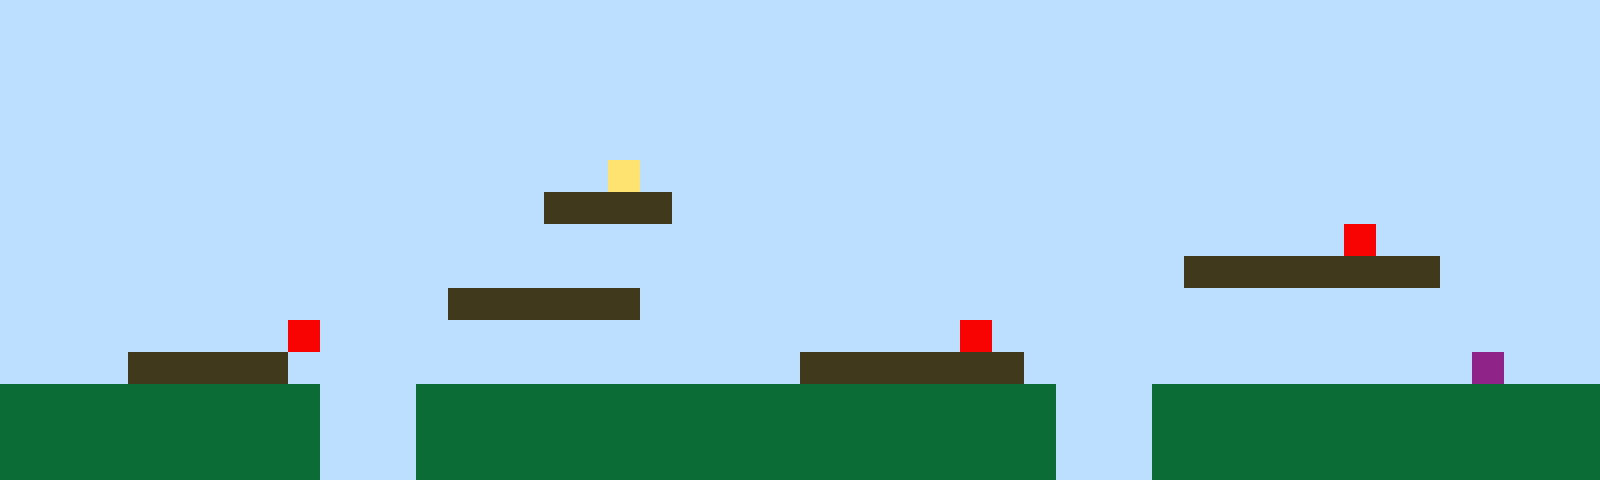

Below is a game level as drawn by its tile map, then a one-line description and the .tmx file that defines it, in full:
An orthogonal 50x15 tile map with 32x32 px tiles, 1 tile layer (Tile Layer 1).

<map version="1.10" tiledversion="1.11.2" orientation="orthogonal" renderorder="right-up" width="50" height="15" tilewidth="32" tileheight="32" infinite="0" nextlayerid="2" nextobjectid="1"><editorsettings><export target="map1.csv" format="csv" /></editorsettings><tileset firstgid="1" name="sprites" tilewidth="32" tileheight="32" tilecount="6" columns="3"><image source="sprites.png" width="96" height="64" /></tileset><layer id="1" name="Tile Layer 1" width="50" height="15"><data encoding="csv">1,1,1,1,1,1,1,1,1,1,1,1,1,1,1,1,1,1,1,1,1,1,1,1,1,1,1,1,1,1,1,1,1,1,1,1,1,1,1,1,1,1,1,1,1,1,1,1,1,1,1,1,1,1,1,1,1,1,1,1,1,1,1,1,1,1,1,1,1,1,1,1,1,1,1,1,1,1,1,1,1,1,1,1,1,1,1,1,1,1,1,1,1,1,1,1,1,1,1,1,1,1,1,1,1,1,1,1,1,1,1,1,1,1,1,1,1,1,1,1,1,1,1,1,1,1,1,1,1,1,1,1,1,1,1,1,1,1,1,1,1,1,1,1,1,1,1,1,1,1,1,1,1,1,1,1,1,1,1,1,1,1,1,1,1,1,1,1,1,1,1,1,1,1,1,1,1,1,1,1,1,1,1,1,1,1,1,1,1,1,1,1,1,1,1,1,1,1,1,1,1,1,1,1,1,1,1,1,1,1,1,1,1,1,1,1,1,1,1,1,1,1,1,1,1,1,1,1,1,1,1,1,1,1,1,1,1,1,1,1,1,1,1,1,1,1,1,1,1,1,1,1,1,1,1,1,1,1,1,1,1,1,1,1,1,1,1,1,1,4,1,1,1,1,1,1,1,1,1,1,1,1,1,1,1,1,1,1,1,1,1,1,1,1,1,1,1,1,1,1,1,1,1,1,1,1,1,1,1,1,1,1,1,1,1,1,1,3,3,3,3,1,1,1,1,1,1,1,1,1,1,1,1,1,1,1,1,1,1,1,1,1,1,1,1,1,1,1,1,1,1,1,1,1,1,1,1,1,1,1,1,1,1,1,1,1,1,1,1,1,1,1,1,1,1,1,1,1,1,1,1,1,1,1,1,1,1,1,1,1,1,1,5,1,1,1,1,1,1,1,1,1,1,1,1,1,1,1,1,1,1,1,1,1,1,1,1,1,1,1,1,1,1,1,1,1,1,1,1,1,1,1,1,1,1,1,1,3,3,3,3,3,3,3,3,1,1,1,1,1,1,1,1,1,1,1,1,1,1,1,1,1,1,1,3,3,3,3,3,3,1,1,1,1,1,1,1,1,1,1,1,1,1,1,1,1,1,1,1,1,1,1,1,1,1,1,1,1,1,1,1,1,1,1,1,1,1,1,1,5,1,1,1,1,1,1,1,1,1,1,1,1,1,1,1,1,1,1,1,1,5,1,1,1,1,1,1,1,1,1,1,1,1,1,1,1,1,1,1,1,1,1,1,1,3,3,3,3,3,1,1,1,1,1,1,1,1,1,1,1,1,1,1,1,1,3,3,3,3,3,3,3,1,1,1,1,1,1,1,1,1,1,1,1,1,1,6,1,1,1,2,2,2,2,2,2,2,2,2,2,1,1,1,2,2,2,2,2,2,2,2,2,2,2,2,2,2,2,2,2,2,2,2,1,1,1,2,2,2,2,2,2,2,2,2,2,2,2,2,2,2,2,2,2,2,2,2,2,2,2,1,1,1,2,2,2,2,2,2,2,2,2,2,2,2,2,2,2,2,2,2,2,2,1,1,1,2,2,2,2,2,2,2,2,2,2,2,2,2,2,2,2,2,2,2,2,2,2,2,2,1,1,1,2,2,2,2,2,2,2,2,2,2,2,2,2,2,2,2,2,2,2,2,1,1,1,2,2,2,2,2,2,2,2,2,2,2,2,2,2</data></layer></map>
